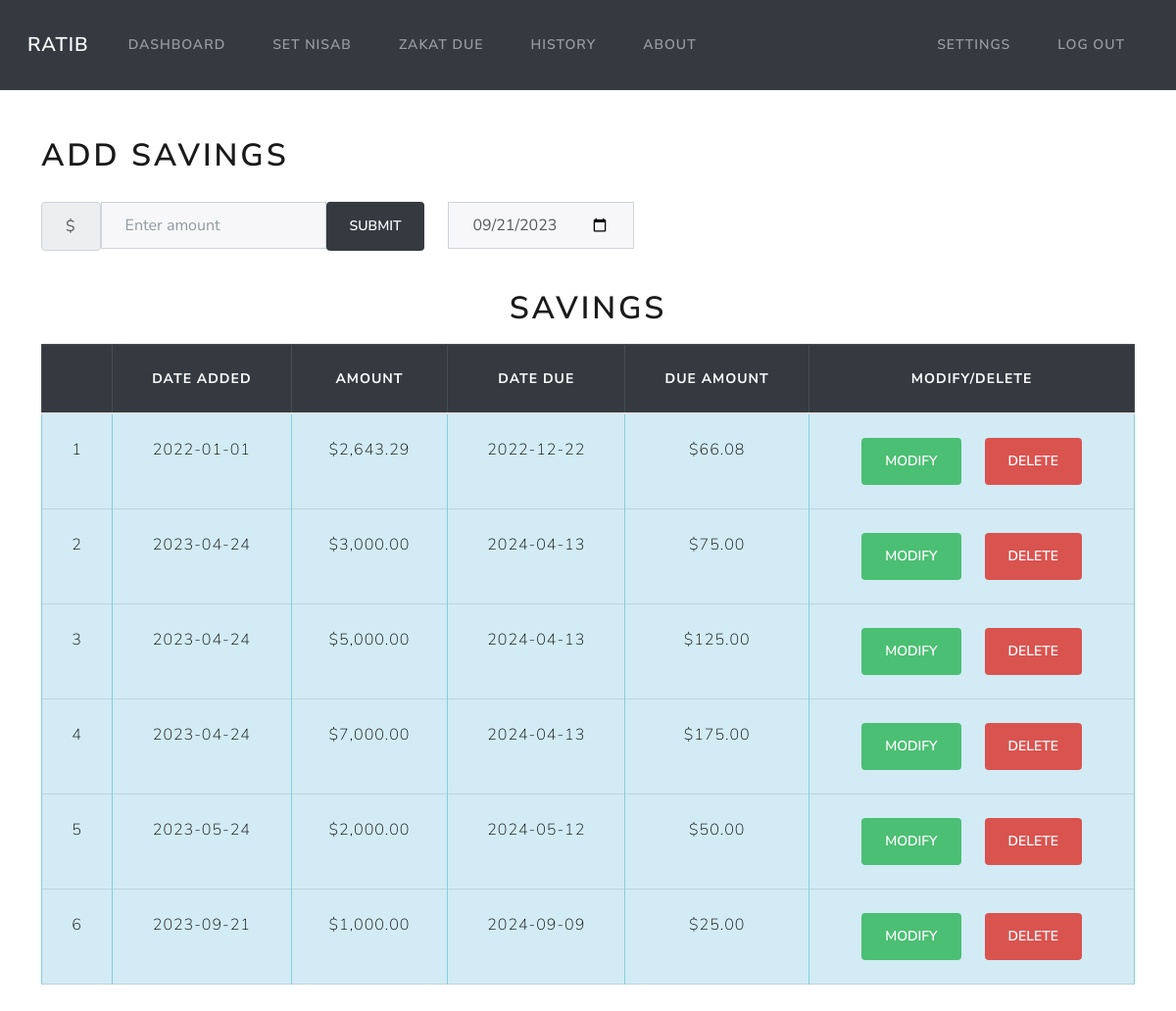
The page /dashboard (signed in) on the database as committed earlier.
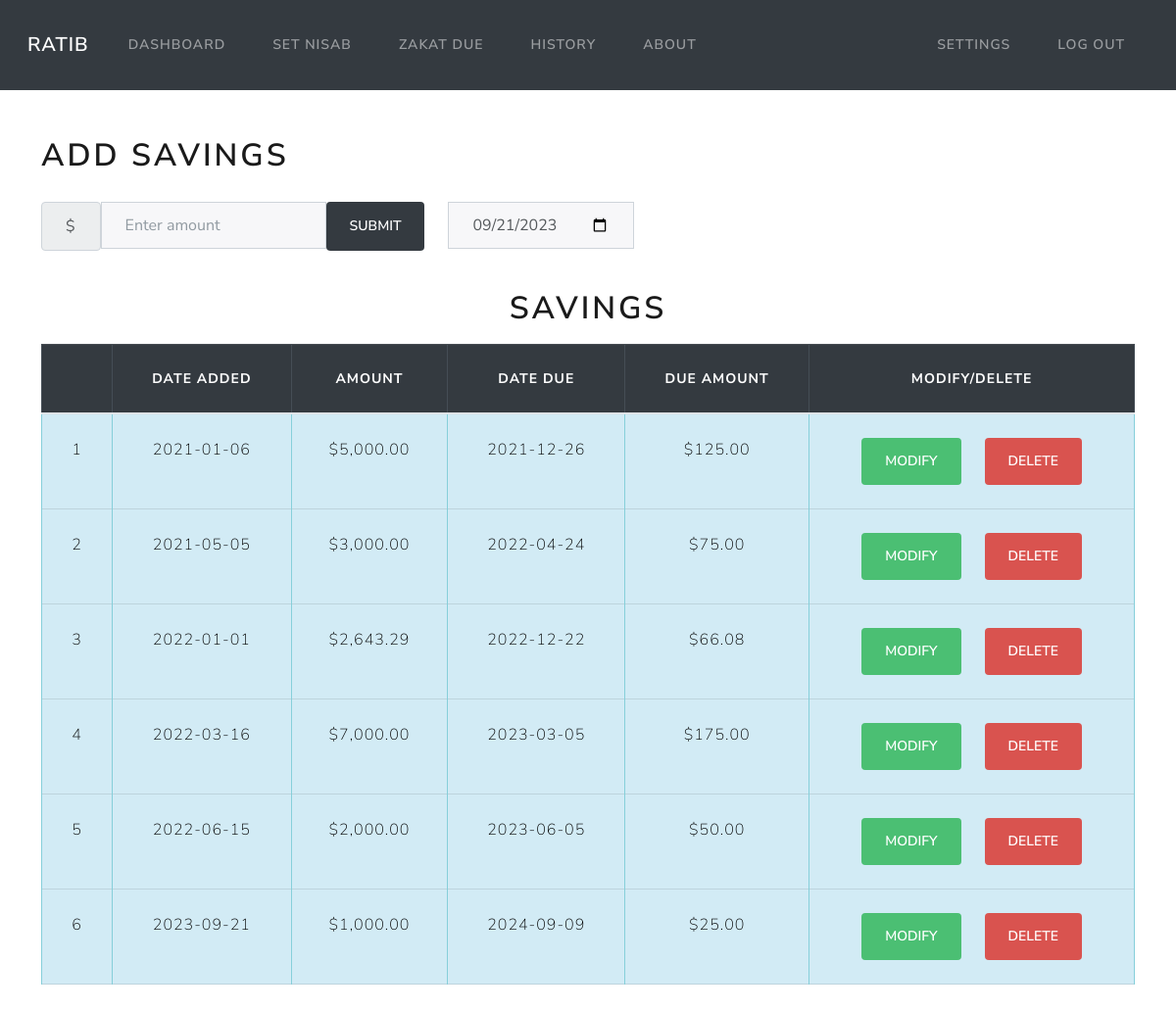
The same page on the database as committed later.
### models.py (models this page shows)
class Income(Base):
    __tablename__ = 'income'
    id = Column(Integer, primary_key=True)
    amount = Column(Numeric(10,2))
    date = Column(DateTime, default=func.now())
    due_date = Column(DateTime, default=calculate_due_date())
    due_amount = Column(Numeric(10,2))
    user_id = Column(Integer, ForeignKey('users.id'))
    user = relationship("User", back_populates="income")
    paid = Column(Boolean, default=False)

### app.py (the view)
@app.route('/dashboard')
@login_required
def dashboard():
    userid = flasksession.get("user_id")
    incomes = session.query(Income).filter_by(user_id=userid, paid=False).all()
    untracked_incomes = session.query(Untracked_Income).filter_by(user_id=userid).all()
    if incomes:
        return render_template('dashboard.html', incomes=incomes, datetime=datetime)
    elif untracked_incomes:
        return render_template('dashboard.html', untracked_incomes=untracked_incomes, datetime=datetime)
    else:
        return render_template('dashboard.html', datetime=datetime)

### app.py (called while the page is built)
@app.teardown_appcontext
def shutdown_session(exception=None):
    session.remove()

### utils.py (called while the page is built)
def login_required(f):
    @wraps(f)
    def decorated_function(*args, **kwargs):
        if session.get("user_id") is None:
            return redirect("/login")
        return f(*args, **kwargs)
    return decorated_function

def usd(value):
    return f"${value:,.2f}"

### templates/dashboard.html (shortened to what this page needs)
{% extends 'layout.html' %}
{% block content %}
<h1 class="mb-2"> Add Savings </h1>
<form class="mb-2" action="/addmoney" method="post">
    <div class="row">
        <div class="form-group col-auto">
            <div class="input-group">
                <span class="input-group-text">$</span>
                <input autocomplete="off" class="form-control mx-auto" type="number" step="0.01" name="income" id="money" placeholder="Enter amount">
                <button class="btn btn-dark" type="submit">Submit</button>
            </div>
        </div>
        <div class="form-group col-auto">
            <div class="input-group datepicker">
                {% set current_date = datetime.strftime(datetime.now(), '%Y-%m-%d') %}
                <input type="date" class="form-control" id="datepicker" name="date" value="{{ current_date }}" required>
            </div>
        </div>
    </div>
</form>
{% if incomes %}
<div class="table-responsive">
    <table class="table table-bordered mt-3" id="income-table">
        <h1 class="mt-3 text-center"> Savings </h1>
        <thead class="table-dark text-center">
                <th></th>
                <th>Date added</th>
                <th>Amount</th>
                <th id="due-date-header">Date Due</th>
                <th id="due-amount-header">Due Amount</th>
                <th>Modify/Delete</th>
            </thead>
            <tbody class="table-info text-center">
                {% for income in incomes | sort(attribute='date') %}
                <tr>
                    <td class="text-center">{{ loop.index }}</td>
                    <td>{{ income.date.date() }}</td>
                    <td>{{ income.amount | usd}}</td>
                    <td>{{ income.due_date.date() }}</td>
                    <td>{{ income.due_amount | usd}}</td>
                    <td class="text-center">
                        <div class="row justify-content-center">
                            <div class="col-auto">
                                <form id="modify-form">
                                    <button type="submit" class="btn btn-success" id="modify-button" name="action" value="tracked">Modify</button>
                                </form>
                            </div>
                            <div class="col-auto">
                                <form action="/delete_entry", method="post">
                                    <button type="submit" class="btn btn-danger" name="action" value="tracked">Delete</button>
                                </form>
                            </div>
                        </div>
                    </td>
                </tr>
                {% endfor %}
            </tbody>
    </table>
</div>
{% endif %}
{% endblock %}

### templates/layout.html (shortened to what this page needs)
<!doctype html>
<html lang="en">
<head>
  {% block head %}
  <link rel="stylesheet" href="https://cdn.jsdelivr.net/npm/bootstrap@4.3.1/dist/css/bootstrap.min.css"
>
  <link rel="stylesheet" href="/static/lux.css">
  <link rel="stylesheet" href="/static/styles.css">
  {% endblock %}
</head>
<body>
  <nav class="navbar navbar-expand-md navbar-dark bg-dark mx-auto">
    <div class="container-fluid">
      <a class="navbar-brand ml-3" href="/">Ratib</a>
      <div class="collapse navbar-collapse" id="navbarNav">
        {% if session["user_id"] %}
        <ul class="navbar-nav me-auto">
        <li class="nav-item">
          <a class="nav-link" href="/dashboard">Dashboard</a>
        </li>
        <li class="nav-item">
          <a class="nav-link" href="/nisab">Set Nisab</a>
        </li>
          <li class="nav-item">
            <a class="nav-link" href="/due">Zakat Due</a>
          </li>
          <li class="nav-item">
            <a class="nav-link" href="/history">History</a>
          </li>
          <li class="nav-item">
            <a class="nav-link" href="/guide">About</a>
          </li>
        </ul>
        <ul class="navbar-nav ms-auto">
          <li class="nav-item">
            <a class="nav-link" href="/settings">Settings</a>
          </li>
          <li class="nav-item">
            <a class="nav-link" href="/logout">Log Out</a>
          </li>
        </ul>
        {% endif %}
      </div>
    </div>
  </nav>
  <div id="content">
    <main class="container py-5 text-center">
      <div class="row text-left">
        {% block content %}{% endblock %}
      </div>
    </main>
  </div>
</body>
</html>

Rows that differ between the two databases and show on the page:
removed Income: date "2023-04-24", amount "$3,000.00", due_date "2024-04-13", due_amount "$75.00"
removed Income: date "2023-04-24", amount "$5,000.00", due_date "2024-04-13", due_amount "$125.00"
removed Income: date "2023-04-24", amount "$7,000.00", due_date "2024-04-13", due_amount "$175.00"
removed Income: date "2023-05-24", amount "$2,000.00", due_date "2024-05-12", due_amount "$50.00"
added Income: date "2021-01-06", amount "$5,000.00", due_date "2021-12-26", due_amount "$125.00"
added Income: date "2021-05-05", amount "$3,000.00", due_date "2022-04-24", due_amount "$75.00"
added Income: date "2022-03-16", amount "$7,000.00", due_date "2023-03-05", due_amount "$175.00"
added Income: date "2022-06-15", amount "$2,000.00", due_date "2023-06-05", due_amount "$50.00"
